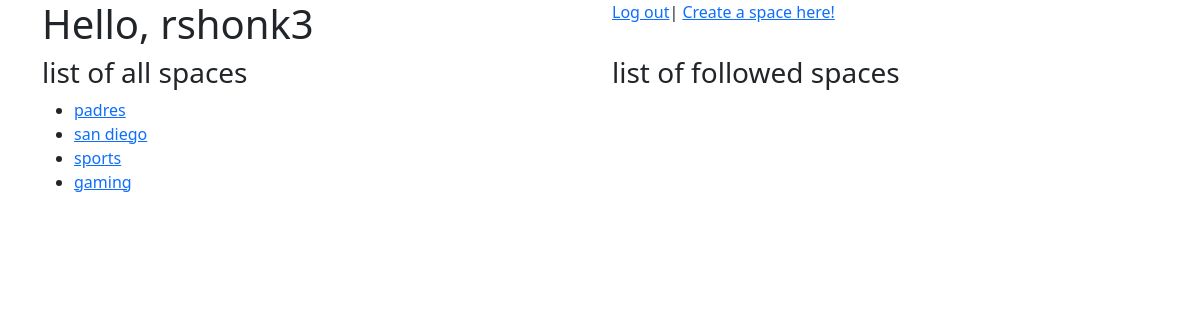
Before: /profile/ (signed in) with the older database file.
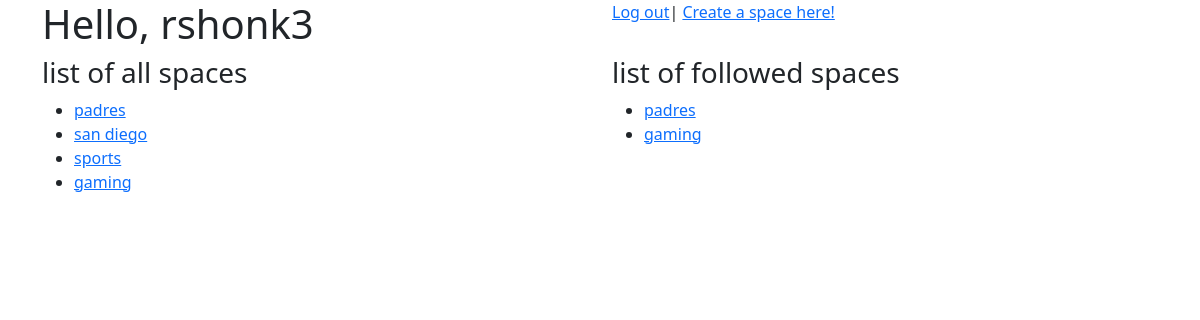
After: the same page with the newer database file.
### main/models.py (models this page shows)
class Space(models.Model):
    spacename = models.CharField(max_length=25)
    def __str__(self):
        return self.spacename

class UserFollowedSpace(models.Model):
    user = models.ForeignKey(User, on_delete=models.CASCADE)
    spacename = models.CharField(max_length=25)
    def __str__(self):
        return self.spacename

### main/views.py (the view)
# urls.py: path('profile/', views.profile, name='profile'),
def profile(request):
    if request.user.is_authenticated:
        username = request.user
        spaces = Space.objects.all()
        followed_spaces = request.user.userfollowedspace_set.all()
        return render(request, 'main/profile.html', {'username': username, 'spaces': spaces, 'followed_spaces': followed_spaces})

### main/templates/main/profile.html (shortened to what this page needs)
<!DOCTYPE html>
<html lang="en">
<head>
    {% load bootstrap5 %}
    {% bootstrap_css %}
</head>
<body>
<div class="container">
    <div class="row">
        <div class="col">
            <h1>Hello, {{ username }}</h1>
        </div>
        <div class="col">
            <a href="{% url 'main:logout_user' %}">Log out</a>|
            <a href="{% url 'main:create_space' %}">Create a space here!</a>
        </div>
    </div>
    <div class="row">
        <div class="col">
            <h3>list of all spaces</h3>
            <ul>
                {% for spacename in spaces %}
                    <li><a href="{% url 'main:space' spacename %}">{{ spacename }}</a></li>
                {% endfor %}
            </ul>
        </div>
        <div class="col">
            <h3>list of followed spaces</h3>
            <ul>
                {% for spacename in followed_spaces %}
                    <li><a href="{% url 'main:space' spacename %}">{{ spacename }}</a></li>
                {% endfor %}
            </ul>
        </div>
    </div>
</div>
</body>
</html>

Changed rows visible on the page:
added UserFollowedSpace: spacename "padres"
added UserFollowedSpace: spacename "gaming"
